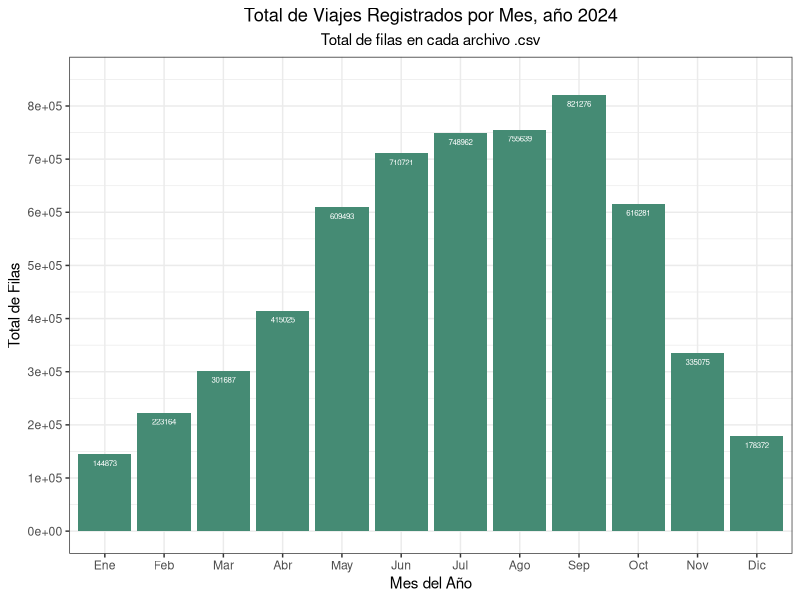
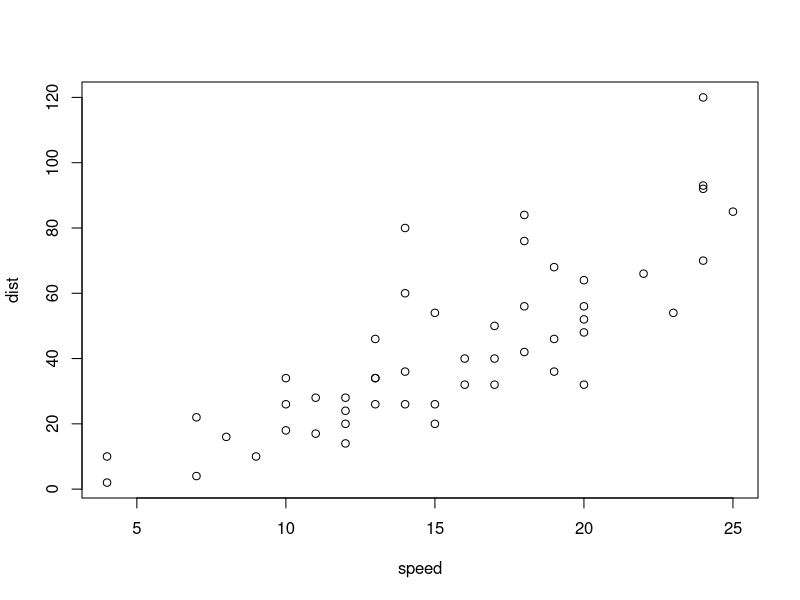

R code for these plots, in order:
## ---- chunk 1
library(tidyverse)
library(ggplot2)
meses <- c("Ene", "Feb", "Mar", "Abr", "May", "Jun", 
         "Jul", "Ago", "Sep", "Oct", "Nov", "Dic")
mes_fac <- factor(meses, levels=unique(meses))
totales <- c(144873, 223164,301687,415025,609493,710721,748962,755639,821276,
             616281, 335075,178372)
datos <- data.frame(mes_fac,totales)

ggplot(datos, aes(y=totales, x=mes_fac)) + 
  geom_bar(position="dodge", stat="identity", fill= "aquamarine4") +
  scale_y_continuous(limits = c(0,850000), n.breaks=7) + 
  ggtitle("Total de Viajes Registrados por Mes, año 2024",
          subtitle="Total de filas en cada archivo .csv") +
  xlab("Mes del Año") +
  ylab("Total de Filas") +
  geom_text(label=totales, size=2, vjust = 2, color ="white")+
  theme_bw() +
  theme(plot.title = element_text(hjust = 0.5),
        plot.subtitle = element_text(hjust=0.5))
## ---- chunk 2
plot(cars)
